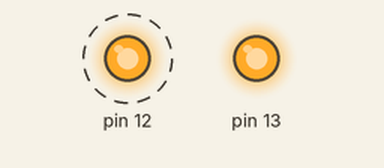
The sketch below on a simulated Arduino Uno, built with avr-gcc and run on an emulated ATmega328P. Parts: output pins drawn as LEDs (lit = HIGH). Dashed ring = blinking.

Above: at 0.5 s.
At 2.5 s:
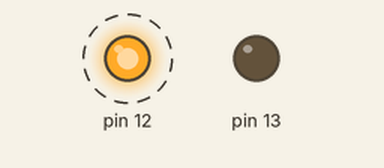
Timing chart, 0 to 5.2 s (numbered marks = the images above):
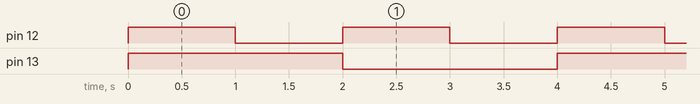

The sketch:

ex01_flash.ino
```cpp
void setup() {
  pinMode(13, OUTPUT);
  pinMode(12, OUTPUT);
}

// the loop function runs over and over again forever
void loop() {
  digitalWrite(13, HIGH);
  digitalWrite(12, HIGH);
  delay(1000);

  digitalWrite(13, HIGH);
  digitalWrite(12, LOW);
  delay(1000);

  digitalWrite(13, LOW);
  digitalWrite(12, HIGH);
  delay(1000);

  digitalWrite(13, LOW);
  digitalWrite(12, LOW);
  delay(1000);
}
```

Measured:
- by itself, pin 12: alternates HIGH for 1.0 s and LOW for 1.0 s
- by itself, pin 13: alternates HIGH for 2.0 s and LOW for 2.0 s
- by itself, everything shown: repeats every 4.0 s, in 4 steps
